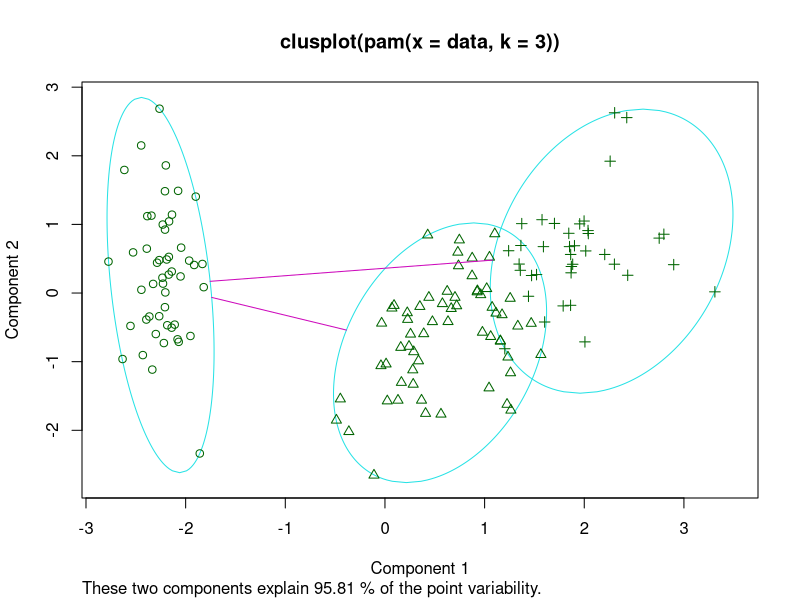
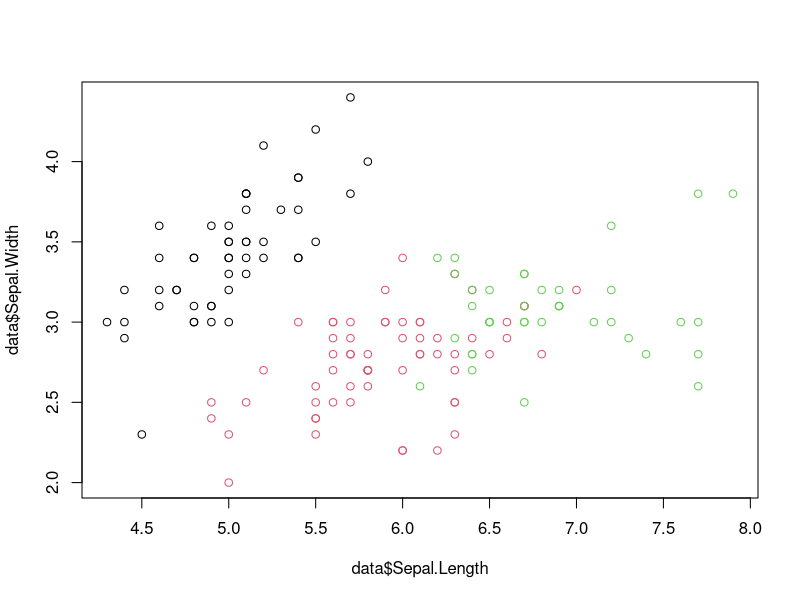

Recreate these plots in R, in order.
data = iris
data = data[,-5]

library(cluster)

model = pam(data, 3)

# info on the cluster
model$clusinfo

# cluster of each row
model$clustering

# medoid value   of each cluster
model$medoids

data$cluster = model$clustering

# data points in cluster 2
library(dplyr)
data3 = data%>%filter(cluster==2)

clusplot(model)

plot(data$Sepal.Length, data$Sepal.Width, col=model$clustering)
